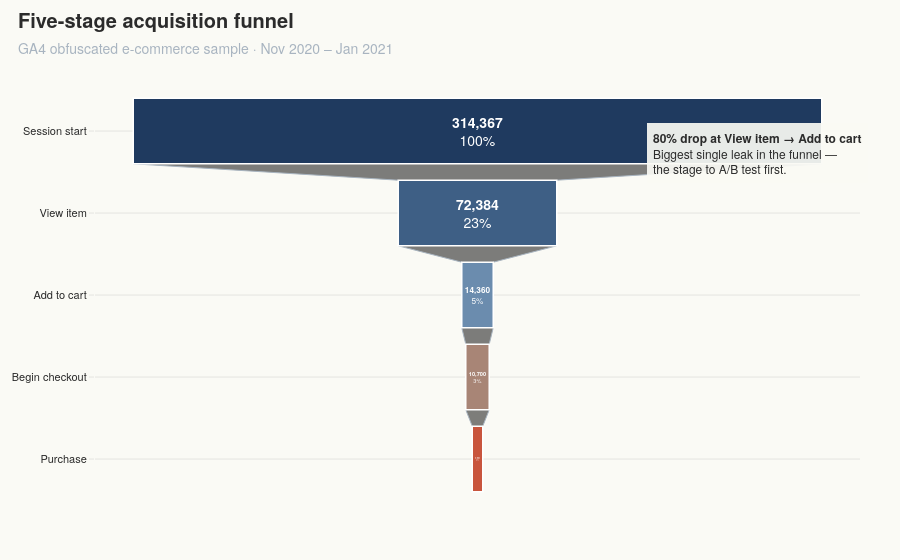

This figure's notebook cell:
### Markdown cell above
## 6 · Visual 1 — hero funnel

The canonical chart. Width encodes absolute users; the in-bar percentage is cumulative retention from entry. One insight callout flags the biggest leak — the transition that the A/B framework notebook should target first.

### Code cell
fig_funnel = go.Figure(
    go.Funnel(
        y=funnel_total["stage_label"],
        x=funnel_total["users"],
        textposition="inside",
        textinfo="value+percent initial",
        texttemplate="<b>%{value:,.0f}</b><br>%{percentInitial}",
        textfont={"size": 14, "color": "white"},
        marker={
            "color": FUNNEL_PALETTE,
            "line": {"color": "white", "width": 1.5},
        },
        connector={"line": {"color": COLOR_MUTED, "width": 1}},
        hovertemplate=(
            "<b>%{y}</b><br>"
            "Users: %{x:,.0f}<br>"
            "vs entry: %{percentInitial}<extra></extra>"
        ),
    )
)
fig_funnel.update_layout(title="Five-stage acquisition funnel")

window_start = funnel_daily["event_date"].min().strftime("%b %Y")
window_end   = funnel_daily["event_date"].max().strftime("%b %Y")
apply_sfl_theme(
    fig_funnel,
    height=560,
    subtitle=f"GA4 obfuscated e-commerce sample · {window_start} – {window_end}",
)
add_insight_annotation(
    fig_funnel,
    text=(
        f"<b>{worst_dropoff:.0%} drop at "
        f"{prior_stage} → {worst_stage}</b><br>"
        "Biggest single leak in the funnel —<br>"
        "the stage to A/B test first."
    ),
    x=1.01, y=0.92,
    xref="paper", yref="paper",
)
fig_funnel.show()

### Figure 1 — Plotly figure (JSON) as saved in the notebook; plotly's stock layout.template omitted (floating-point values rounded to 4 significant figures)
{"data": [{"connector": {"line": {"color": "#A8B4C0", "width": 1}}, "hovertemplate": "<b>%{y}</b><br>Users: %{x:,.0f}<br>vs entry: %{percentInitial}<extra></extra>", "marker": {"color": ["#1F3A5F", "#3E5F85", "#6B8CAE", "#A88576", "#C8553D"], "line": {"color": "white", "width": 1.5}}, "textfont": {"color": "white", "size": 14}, "textinfo": "value+percent initial", "textposition": "inside", "texttemplate": "<b>%{value:,.0f}</b><br>%{percentInitial}", "type": "funnel", "x": [314367, 72384, 14360, 10700, 4791], "y": ["Session start", "View item", "Add to cart", "Begin checkout", "Purchase"]}], "layout": {"annotations": [{"align": "left", "arrowcolor": "#C8553D", "arrowhead": 2, "arrowsize": 1, "arrowwidth": 1.2, "ax": 0, "ay": 0, "bgcolor": "rgba(250, 250, 245, 0.92)", "bordercolor": "#A8B4C0", "borderpad": 6, "borderwidth": 0, "font": {"color": "#2B2B2B", "family": "Helvetica Neue, Helvetica, Arial, sans-serif", "size": 12}, "showarrow": false, "text": "<b>80% drop at View item → Add to cart</b><br>Biggest single leak in the funnel —<br>the stage to A/B test first.", "x": 1.01, "xref": "paper", "y": 0.92, "yref": "paper"}], "font": {"color": "#2B2B2B", "family": "Helvetica Neue, Helvetica, Arial, sans-serif", "size": 13}, "height": 560, "hoverlabel": {"bgcolor": "white", "bordercolor": "#1F3A5F", "font": {"color": "#2B2B2B", "family": "Helvetica Neue, Helvetica, Arial, sans-serif", "size": 12}}, "legend": {"bgcolor": "rgba(0,0,0,0)", "bordercolor": "#E4E4E0", "borderwidth": 0, "font": {"color": "#2B2B2B", "size": 12}}, "margin": {"b": 60, "l": 70, "r": 40, "t": 90}, "paper_bgcolor": "#FAFAF5", "plot_bgcolor": "#FAFAF5", "title": {"font": {"color": "#2B2B2B", "size": 20}, "text": "<b>Five-stage acquisition funnel</b><br><span style='font-size:14px;color:#A8B4C0'>GA4 obfuscated e-commerce sample · Nov 2020 – Jan 2021</span>", "x": 0.02, "xanchor": "left", "y": 0.95, "yanchor": "top"}, "xaxis": {"linecolor": "#E4E4E0", "linewidth": 1, "showgrid": false, "showline": true, "tickcolor": "#E4E4E0", "tickfont": {"color": "#2B2B2B", "size": 11}, "ticks": "outside"}, "yaxis": {"gridcolor": "#E4E4E0", "gridwidth": 1, "showgrid": true, "showline": false, "tickcolor": "#E4E4E0", "tickfont": {"color": "#2B2B2B", "size": 11}, "ticks": "outside", "zeroline": false}}}
